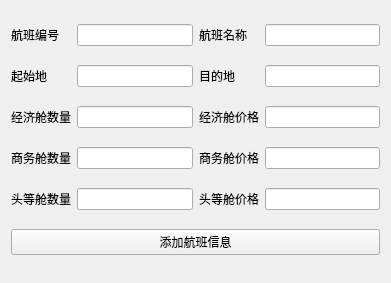
<?xml version="1.0" encoding="UTF-8"?>
<ui version="4.0">
 <class>flight</class>
 <widget class="QWidget" name="flight">
  <property name="geometry">
   <rect>
    <x>0</x>
    <y>0</y>
    <width>391</width>
    <height>283</height>
   </rect>
  </property>
  <property name="windowTitle">
   <string>Form</string>
  </property>
  <layout class="QGridLayout" name="gridLayout_2">
   <item row="1" column="2">
    <widget class="QLabel" name="label_4">
     <property name="text">
      <string>目的地</string>
     </property>
    </widget>
   </item>
   <item row="2" column="1">
    <widget class="QLineEdit" name="class1count"/>
   </item>
   <item row="1" column="1">
    <widget class="QLineEdit" name="start"/>
   </item>
   <item row="0" column="2">
    <widget class="QLabel" name="label_2">
     <property name="text">
      <string>航班名称</string>
     </property>
    </widget>
   </item>
   <item row="4" column="1">
    <widget class="QLineEdit" name="class3count"/>
   </item>
   <item row="2" column="0">
    <widget class="QLabel" name="label_5">
     <property name="text">
      <string>经济舱数量</string>
     </property>
    </widget>
   </item>
   <item row="0" column="1">
    <widget class="QLineEdit" name="id"/>
   </item>
   <item row="1" column="0">
    <widget class="QLabel" name="label_3">
     <property name="text">
      <string>起始地</string>
     </property>
    </widget>
   </item>
   <item row="1" column="3">
    <widget class="QLineEdit" name="end"/>
   </item>
   <item row="2" column="2">
    <widget class="QLabel" name="label_6">
     <property name="text">
      <string>经济舱价格</string>
     </property>
    </widget>
   </item>
   <item row="4" column="2">
    <widget class="QLabel" name="label_10">
     <property name="text">
      <string>头等舱价格</string>
     </property>
    </widget>
   </item>
   <item row="3" column="3">
    <widget class="QLineEdit" name="class2price"/>
   </item>
   <item row="4" column="3">
    <widget class="QLineEdit" name="class3price"/>
   </item>
   <item row="0" column="3">
    <widget class="QLineEdit" name="name"/>
   </item>
   <item row="2" column="3">
    <widget class="QLineEdit" name="class1price"/>
   </item>
   <item row="3" column="1">
    <widget class="QLineEdit" name="class2count"/>
   </item>
   <item row="3" column="2">
    <widget class="QLabel" name="label_8">
     <property name="text">
      <string>商务舱价格</string>
     </property>
    </widget>
   </item>
   <item row="3" column="0">
    <widget class="QLabel" name="label_7">
     <property name="text">
      <string>商务舱数量</string>
     </property>
    </widget>
   </item>
   <item row="4" column="0">
    <widget class="QLabel" name="label_9">
     <property name="text">
      <string>头等舱数量</string>
     </property>
    </widget>
   </item>
   <item row="0" column="0">
    <widget class="QLabel" name="label">
     <property name="text">
      <string>航班编号</string>
     </property>
    </widget>
   </item>
   <item row="5" column="0" colspan="4">
    <widget class="QPushButton" name="add_flight">
     <property name="text">
      <string>添加航班信息</string>
     </property>
    </widget>
   </item>
  </layout>
 </widget>
 <resources/>
 <connections/>
</ui>
